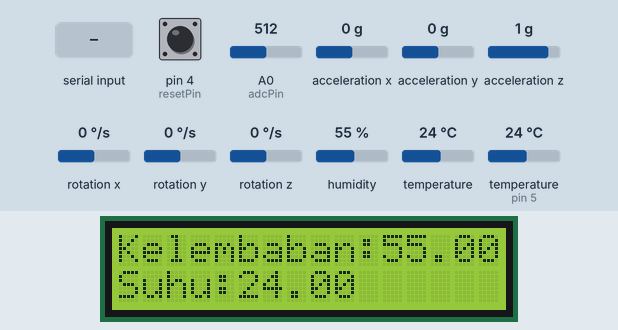
Simulated run of this program. Board: Arduino Mega 2560, built with avr-gcc and run on an emulated ATmega2560. Shown: 16×2 character LCD. The test bench sets the inputs (shaded band); at power-on: humidity 55 %, temperature (sensor on pin 5) 24 °C, pin 4 (resetPin) LOW, acceleration x 0 g, A0 (adcPin) = 512, acceleration y 0 g, acceleration z 1 g, rotation x 0 °/s, rotation y 0 °/s, rotation z 0 °/s, temperature 24 °C. EEPROM starts erased; what the program prints to the serial monitor is not drawn.

Above: at 3.8 s.
3.9 s: humidity set to 22 %
At 5.6 s:
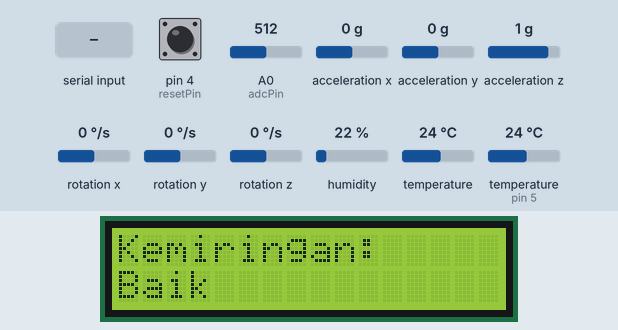
At 8.4 s:
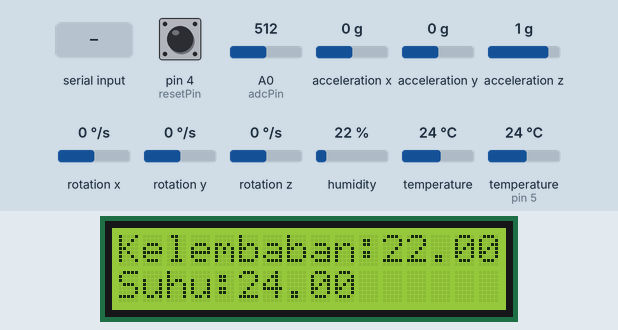
15.7 s: temperature (sensor on pin 5) set to 1 °C
At 18.8 s:
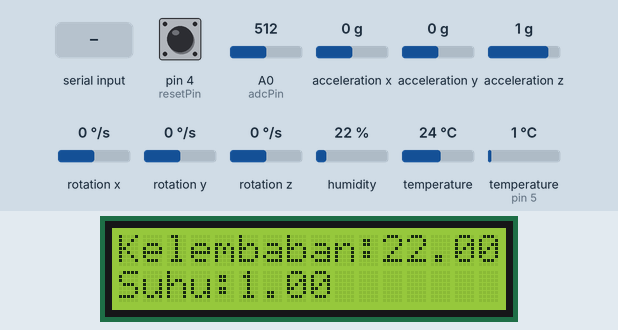
27.5 s: pin 4 (resetPin) pulled HIGH for 1 s
34.8 s: acceleration x set to -1.4 g
44.9 s: "1" received over the second serial link
50.1 s: humidity set to 40 %
At 54.6 s:
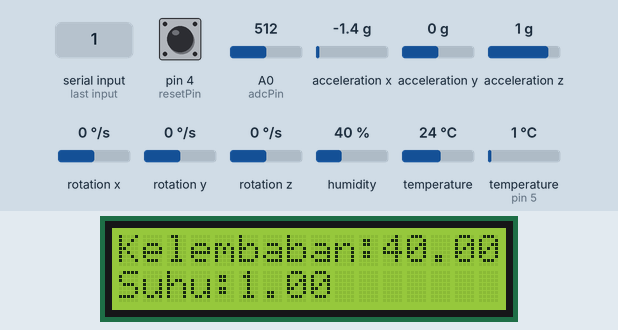
Timing chart, 0 to 56.1 s (numbered marks = the images above; inputs shaded):
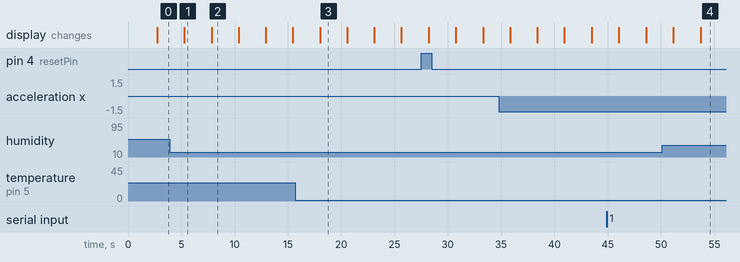

The program:

main.cpp
```cpp
#include <DHT.h>
#include <Adafruit_MPU6050.h>
#include <Adafruit_Sensor.h>
#include <EEPROM.h>
#include <LiquidCrystal_I2C.h>
#include <Wire.h>

//--------DHT----------//
#define DHTPIN 5
#define DHTTYPE DHT22
DHT dht(DHTPIN, DHTTYPE);
float humidity, temperature;
String kirim = "";

//--------MPU6050-----------//
Adafruit_MPU6050 mpu;
const int resetPin = 4; // reset x, y, dan z

const int EEPROM_OFFSET_X = 0;
const int EEPROM_OFFSET_Y = 4;
const int EEPROM_OFFSET_Z = 8;

float offsetX = 0;
float offsetY = 0;
float offsetZ = 0;

// Set the I2C address for your specific LCD module
int lcdAddress = 0x27; // Adjust to your LCD
LiquidCrystal_I2C lcd(lcdAddress, 16, 2);

//----Battery
// Baterai
const int adcPin = A0; // Pin ADC untuk mengukur tegangan baterai
float batteryVoltage = 0.0;
int batteryPercentage = 0;

void setup()
{
  Serial.begin(9600);
  Serial3.begin(115200);
  dht.begin();
  lcd.init();
  lcd.backlight();

  while (!Serial)
    delay(10);

  Serial.println("MPU6050 test!");
  pinMode(resetPin, INPUT);
  if (!mpu.begin())
  {
    Serial.println("Failed to find MPU6050 chip");
    while (1)
    {
      delay(10);
    }
  }
  Serial.println("MPU6050 Found!");

  mpu.setAccelerometerRange(MPU6050_RANGE_8_G);
  Serial.print("Accelerometer range set to: ");
  switch (mpu.getAccelerometerRange())
  {
  case MPU6050_RANGE_2_G:
    Serial.println("+-2G");
    break;
  case MPU6050_RANGE_4_G:
    Serial.println("+-4G");
    break;
  case MPU6050_RANGE_8_G:
    Serial.println("+-8G");
    break;
  case MPU6050_RANGE_16_G:
    Serial.println("+-16G");
    break;
  }
  mpu.setGyroRange(MPU6050_RANGE_500_DEG);
  Serial.print("Gyro range set to: ");
  switch (mpu.getGyroRange())
  {
  case MPU6050_RANGE_250_DEG:
    Serial.println("+- 250 deg/s");
    break;
  case MPU6050_RANGE_500_DEG:
    Serial.println("+- 500 deg/s");
    break;
  case MPU6050_RANGE_1000_DEG:
    Serial.println("+- 1000 deg/s");
    break;
  case MPU6050_RANGE_2000_DEG:
    Serial.println("+- 2000 deg/s");
    break;
  }

  mpu.setFilterBandwidth(MPU6050_BAND_21_HZ);
  Serial.print("Filter bandwidth set to: ");
  switch (mpu.getFilterBandwidth())
  {
  case MPU6050_BAND_260_HZ:
    Serial.println("260 Hz");
    break;
  case MPU6050_BAND_184_HZ:
    Serial.println("184 Hz");
    break;
  case MPU6050_BAND_94_HZ:
    Serial.println("94 Hz");
    break;
  case MPU6050_BAND_44_HZ:
    Serial.println("44 Hz");
    break;
  case MPU6050_BAND_21_HZ:
    Serial.println("21 Hz");
    break;
  case MPU6050_BAND_10_HZ:
    Serial.println("10 Hz");
    break;
  case MPU6050_BAND_5_HZ:
    Serial.println("5 Hz");
    break;
  }

  Serial.println("");

  EEPROM.get(EEPROM_OFFSET_X, offsetX);
  EEPROM.get(EEPROM_OFFSET_Y, offsetY);
  EEPROM.get(EEPROM_OFFSET_Z, offsetZ);

  Serial.print("Saved offset X: ");
  Serial.println(offsetX);
  Serial.print("Saved offset Y: ");
  Serial.println(offsetY);
  Serial.print("Saved offset Z: ");
  Serial.println(offsetZ);

  delay(2500);
}

void loop()
{
  static bool isReset = false;
  humidity = dht.readHumidity();
  temperature = dht.readTemperature();
  sensors_event_t a, g, temp;
  mpu.getEvent(&a, &g, &temp);

  if (digitalRead(resetPin) == HIGH)
  {
    isReset = true;

    // Set offsets to zero
    offsetX = -a.acceleration.x;
    offsetY = -a.acceleration.y;
    offsetZ = -a.acceleration.z;

    // Save offsets to EEPROM
    EEPROM.put(EEPROM_OFFSET_X, offsetX);
    EEPROM.put(EEPROM_OFFSET_Y, offsetY);
    EEPROM.put(EEPROM_OFFSET_Z, offsetZ);
  }

  // Offset Correction
  float correctedX = a.acceleration.x + offsetX;
  float correctedY = a.acceleration.y + offsetY;
  float correctedZ = a.acceleration.z + offsetZ;

  Serial.print("Acceleration X: ");
  Serial.print(correctedX);
  Serial.print(", Y: ");
  Serial.print(correctedY);
  Serial.print(", Z: ");
  Serial.print(correctedZ);
  Serial.println(" m/s^2");

  if (correctedZ > 2 || correctedZ < -1 || correctedY > 2 || correctedY < -1 || correctedX > 2 || correctedX < -1)
  {
    Serial.print("Miring");
  }
  else
  {
    Serial.println("Baik");
  }
  Serial.println("");

  Serial.print("kelembaban: ");
  Serial.print(humidity);
  Serial.print(" ");
  Serial.print("suhu: ");
  Serial.println(temperature);

  lcd.clear();
  lcd.setCursor(0, 0);
  lcd.print("Kelembaban: ");
  lcd.setCursor(11, 0);
  lcd.print(humidity);

  lcd.setCursor(0, 1);
  lcd.print("Suhu: ");
  lcd.setCursor(5, 1);
  lcd.print(temperature);
  delay(2500);

  int adcValue = analogRead(adcPin);
  batteryVoltage = (adcValue / 4095.0) * 8.4; // 8.4V

  // persentase baterai (1 - 100%)
  batteryPercentage = map(batteryVoltage * 100, 6.4 * 100, 8.4 * 100, 0, 100); // Persentase baterai
  if (batteryPercentage < 0)
    batteryPercentage = 0; // Limit Minimum as variable
  if (batteryPercentage > 100)
    batteryPercentage = 100; // limit maximum as variable

  lcd.setCursor(0, 1);
  lcd.print("Bat: ");
  lcd.setCursor(5, 1);
  lcd.print(batteryPercentage);
  lcd.print("%");

  lcd.clear();
  if (correctedZ > 2 || correctedZ < -1 || correctedY > 2 || correctedY < -1 || correctedX > 2 || correctedX < -1)
  {
    lcd.setCursor(0, 0);
    lcd.print("Kemiringan: ");
    lcd.setCursor(0, 1);
    lcd.print("Baik");
  }
  else
  {
    lcd.setCursor(0, 0);
    lcd.print("Kemiringan: ");
    lcd.setCursor(0, 1);
    lcd.print("Baik");
  }
  Serial.println("");

  kirim = "";
  kirim += humidity;
  kirim += ";";
  kirim += temperature;
  kirim += ";";
  kirim += correctedX;
  kirim += ";";
  kirim += correctedY;
  kirim += ";";
  kirim += correctedZ;

  Serial3.println(kirim);

  if (Serial3.available())
  {
    String msg = "";
    while (Serial3.available())
    {
      msg += char(Serial3.read());
      delay(50);
    }

    Serial.println(msg);
  }
  delay(2500);
}

// #include <Arduino.h>
// #include <Adafruit_MPU6050.h>
// #include <Wire.h>
// #include <Adafruit_Sensor.h>
// #include <DHT.h>
// #include <LiquidCrystal_I2C.h>

// // SENSOR CONFIGURATION
// #define DHTPIN 5
// #define DHTTYPE DHT22
// #define RESET_PIN 4
// DHT dht(DHTPIN, DHTTYPE);
// Adafruit_MPU6050 mpu;

// // LCD CONFIGURATION
// LiquidCrystal_I2C lcd(0x27, 16, 2); // Alamat I2C 0x27, 16 kolom x 2 baris

// // SET VARIABLE SENSOR
// float humidity, temperature;
// float accelX, accelY, accelZ;
// float gyroX, gyroY, gyroZ;

// String kirim = "";

// void setup()
// {
//   Serial.begin(9600);
//   Serial3.begin(115200); // Baudrate Serial ESP8266

//   dht.begin();

//   // LCD Initialization
//   lcd.begin(16, 2); // Inisialisasi LCD
//   lcd.backlight();  // Aktifkan lampu latar LCD
//   lcd.clear();      // Bersihkan tampilan LCD

//   // Konfigurasi pin reset sebagai input pull-up
//   pinMode(RESET_PIN, INPUT_PULLUP);

//   // Looping mpu6050 update
//   if (!mpu.begin())
//   {
//     Serial.println("Failed to init MPU6050 chip");
//     while (1)
//     {
//       delay(10);
//     }
//   }

//   Serial.println("MPU6050 Found!");
//   mpu.setAccelerometerRange(MPU6050_RANGE_8_G);
//   mpu.setGyroRange(MPU6050_RANGE_500_DEG);
//   mpu.setFilterBandwidth(MPU6050_BAND_5_HZ);

//   delay(100);
// }

// void loop()
// {
//   if (digitalRead(RESET_PIN) == LOW)
//   {
//     // Reset 0 IMU value parameter
//     accelX = 0;
//     accelY = 0;
//     accelZ = 0;
//     gyroX = 0;
//     gyroY = 0;
//     gyroZ = 0;

//     Serial.println("IMU values reset!");
//     delay(1000); // Delay stabilizer
//   }

//   // DHT read
//   humidity    = dht.readHumidity();
//   temperature = dht.readTemperature();

//   // Print DHT data to Serial Monitor
//   Serial.print("Humidity: ");
//   Serial.print(humidity);
//   Serial.print(", Temperature: ");
//   Serial.println(temperature);

//   // MPU6050
//   sensors_event_t a, g, temp;
//   mpu.getEvent(&a, &g, &temp);

//   accelX = a.acceleration.x;
//   accelY = a.acceleration.y;
//   accelZ = a.acceleration.z;
//   gyroX = g.gyro.x;
//   gyroY = g.gyro.y;
//   gyroZ = g.gyro.z;

//   // Print MPU6050 data
//   Serial.print("Accel X: ");
//   Serial.print(accelX, 2);
//   Serial.print(", Y: ");
//   Serial.print(accelY, 2);
//   Serial.print(", Z: ");
//   Serial.println(accelZ, 2);

//   Serial.print("Gyro X: ");
//   Serial.print(gyroX, 2);
//   Serial.print(", Y: ");
//   Serial.print(gyroY, 2);
//   Serial.print(", Z: ");
//   Serial.println(gyroZ, 2);

//   // LCD DISPLAY
//   lcd.setCursor(0, 0); // Set cursor
//   lcd.print("T:");
//   lcd.print(temperature);
//   lcd.print("C H:");
//   lcd.print(humidity);
//   lcd.print("%");

//   lcd.setCursor(0, 1);
//   lcd.print("Acc X:");
//   lcd.print(accelX, 1);
//   lcd.print(" Y:");
//   lcd.print(accelY, 1);
//   lcd.print(" Z:");
//   lcd.print(accelZ, 1);

//   // Serial3 Send
//   kirim = "";
//   kirim += humidity;
//   kirim += ";";
//   kirim += temperature;
//   kirim += ";";
//   kirim += accelX;
//   kirim += ";";
//   kirim += accelY;
//   kirim += ";";
//   kirim += accelZ;
//   kirim += ";";
//   kirim += gyroX;
//   kirim += ";";
//   kirim += gyroY;
//   kirim += ";";
//   kirim += gyroZ;

//   Serial3.println(kirim);

//   if (Serial3.available())
//   {
//     String msg = "";
//     while (Serial3.available())
//     {
//       msg += char(Serial3.read());
//       delay(50);
//     }
//     Serial.println(msg);
//   }

//   delay(500); // TRANSMIT DELAY
// }
```

Measured:
- after the input at 3.9 s, the display: first differs from a run without the input after 3.9 s (image 2)
- after the input at 15.7 s, the display: changes after 2.3 s (image 3)
- after the input at 50.1 s, the display: first differs from a run without the input after 3.6 s (image 4)
- what the display in image 1 shows lasts 2.5 s, from 5.3 s to 7.8 s
- what the display in image 2 shows lasts 2.6 s, from 7.8 s to 10.4 s
